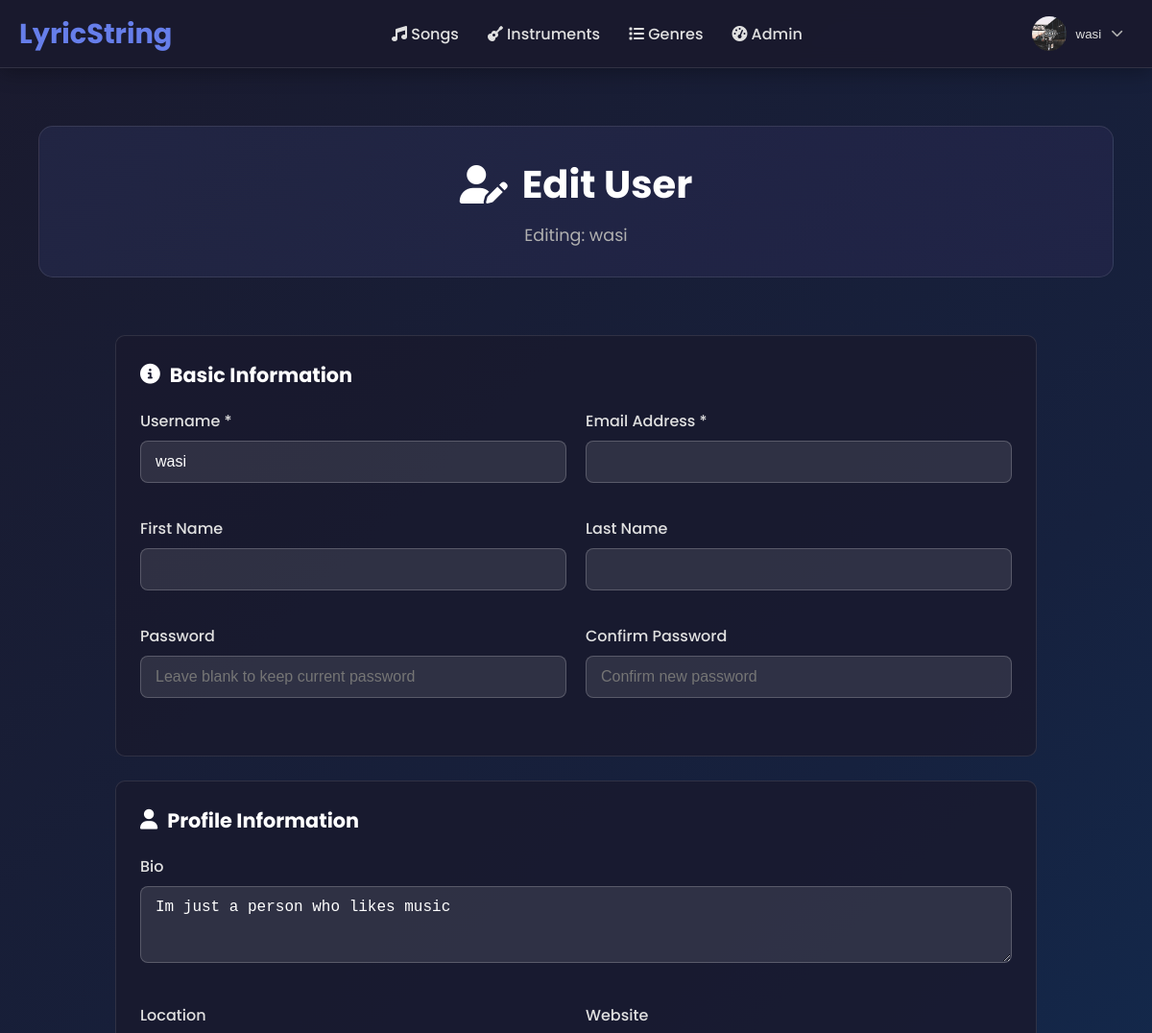
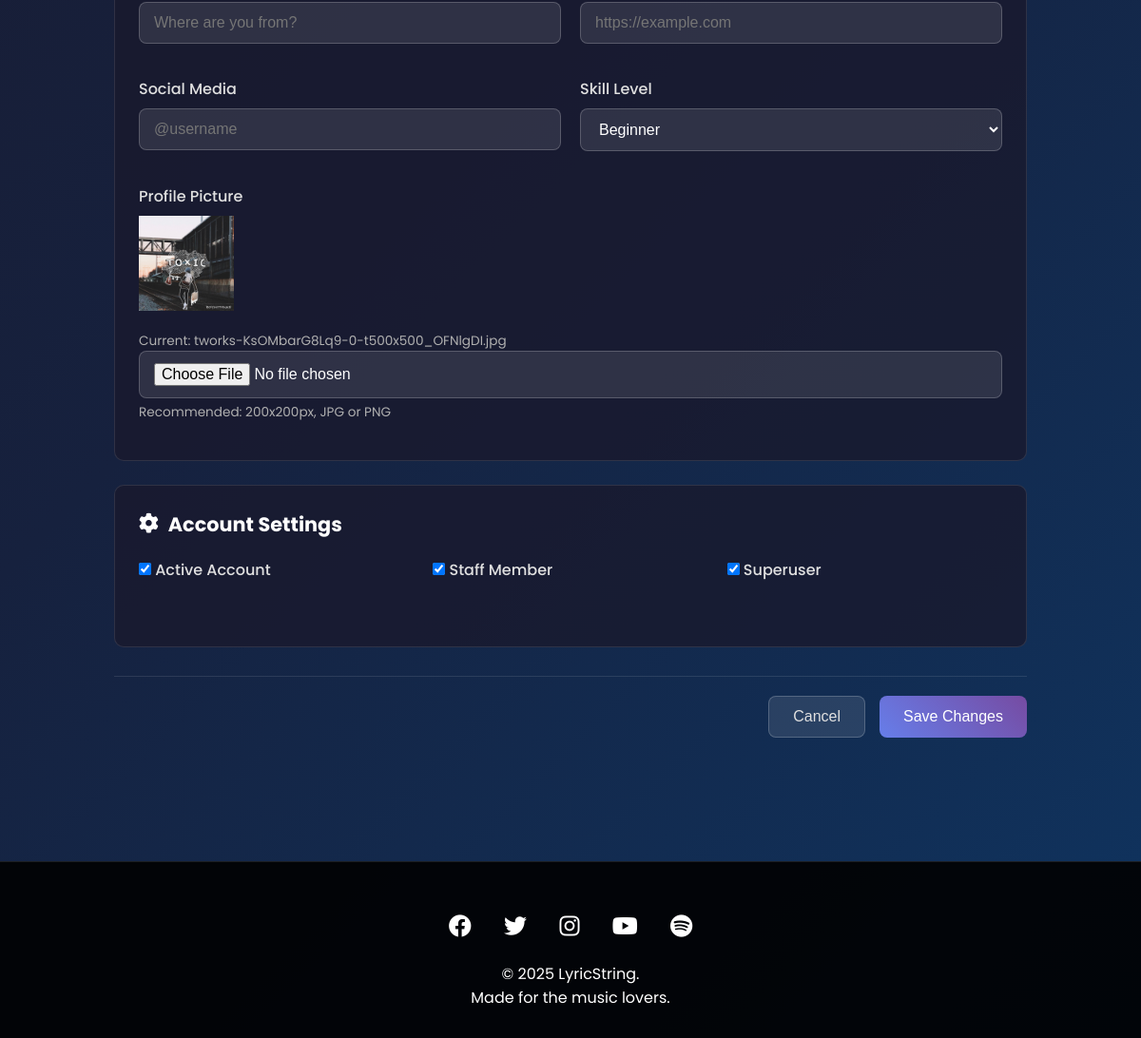
Screenshot of /users/edit/1/ (signed in) with the database file from the repository (2 pictures, top to bottom).
### users/models.py (models this page shows, shortened)
class CustomUser(AbstractUser):
    username = models.CharField(
        max_length=150,
        unique=True,
        help_text='Required. 150 characters or fewer. Letters, digits and @/./+/-/_ only.',
        validators=[AbstractUser.username_validator],
        error_messages={
            'unique': "A user with that username already exists.",
        },
    )
    bio = models.TextField(blank=True)
    profile_picture = models.ImageField(upload_to='profile_pics/', blank=True)
    location = models.CharField(max_length=100, blank=True)
    website = models.URLField(blank=True)
    social_media = models.CharField(max_length=100, blank=True)
    skill_level = models.CharField(max_length=20, choices=[
        ('beginner', 'Beginner'),
        ('intermediate', 'Intermediate'),
        ('advanced', 'Advanced'),
        ('professional', 'Professional')
    ], default='beginner')
    groups = models.ManyToManyField(
        'auth.Group',
        verbose_name='groups',
        blank=True,
        help_text='The groups this user belongs to. A user will get all permissions granted to each of their groups.',
        related_name="customuser_set",
        related_query_name="user",
    )
    user_permissions = models.ManyToManyField(
        'auth.Permission',
        verbose_name='user permissions',
        blank=True,
        help_text='Specific permissions for this user.',
        related_name="customuser_set",
        related_query_name="user",
    )

### users/views.py (the view)
# urls.py: path('users/edit/<int:user_id>/', views.edit_user_view, name='edit_user'),
@staff_member_required
def edit_user_view(request, user_id):
    user = get_object_or_404(CustomUser, id=user_id)
    context = {
        'user': user,
    }
    return render(request, 'users/edit_user.html', context)

### templates/users/edit_user.html (shortened to what this page needs)
{% extends "base.html" %}
{% load static %}
{% block extra_css %}
<link rel="stylesheet" href="{% static 'css/admin_add_song.css' %}">
{% endblock %}
{% block content %}
<div class="admin-container">
    <div class="admin-header">
        <h1><i class="fas fa-user-edit"></i> Edit User</h1>
        <p>Editing: {{ user.get_full_name|default:user.username }}</p>
    </div>
    <div class="admin-content">
        <form id="editUserForm" method="POST" enctype="multipart/form-data">
            <div class="form-section">
                <h3><i class="fas fa-info-circle"></i> Basic Information</h3>
                <div class="form-row">
                    <div class="form-group">
                        <label for="username">Username *</label>
                        <input type="text" id="username" name="username" value="{{ user.username }}" required>
                    </div>
                    <div class="form-group">
                        <label for="email">Email Address *</label>
                        <input type="email" id="email" name="email" value="{{ user.email }}" required>
                    </div>
                </div>
                <div class="form-row">
                    <div class="form-group">
                        <label for="first_name">First Name</label>
                        <input type="text" id="first_name" name="first_name" value="{{ user.first_name }}">
                    </div>
                    <div class="form-group">
                        <label for="last_name">Last Name</label>
                        <input type="text" id="last_name" name="last_name" value="{{ user.last_name }}">
                    </div>
                </div>
                <div class="form-row">
                    <div class="form-group">
                        <label for="password">Password</label>
                        <input type="password" id="password" name="password" placeholder="Leave blank to keep current password">
                    </div>
                    <div class="form-group">
                        <label for="password_confirm">Confirm Password</label>
                        <input type="password" id="password_confirm" name="password_confirm" placeholder="Confirm new password">
                    </div>
                </div>
            </div>
            <div class="form-section">
                <h3><i class="fas fa-user"></i> Profile Information</h3>
                <div class="form-row">
                    <div class="form-group">
                        <label for="bio">Bio</label>
                        <textarea id="bio" name="bio" rows="3" placeholder="Tell us about yourself">{{ user.bio }}</textarea>
                    </div>
                </div>
                <div class="form-row">
                    <div class="form-group">
                        <label for="location">Location</label>
                        <input type="text" id="location" name="location" value="{{ user.location }}" placeholder="Where are you from?">
                    </div>
                    <div class="form-group">
                        <label for="website">Website</label>
                        <input type="url" id="website" name="website" value="{{ user.website }}" placeholder="https://example.com">
                    </div>
                </div>
                <div class="form-row">
                    <div class="form-group">
                        <label for="social_media">Social Media</label>
                        <input type="text" id="social_media" name="social_media" value="{{ user.social_media }}" placeholder="@username">
                    </div>
                    <div class="form-group">
                        <label for="skill_level">Skill Level</label>
                        <select id="skill_level" name="skill_level">
                            <option value="beginner" {% if user.skill_level == 'beginner' %}selected{% endif %}>Beginner</option>
                        </select>
                    </div>
                </div>
                <div class="form-group">
                    <label for="profile_picture">Profile Picture</label>
                    {% if user.profile_picture %}
                    <div class="current-file">
                        <img src="{{ user.profile_picture.url }}" alt="Current profile picture" style="max-width: 100px; margin-bottom: 10px;">
                        <br>
                        <small>Current: {{ user.profile_picture.name|slice:"15:" }}</small>
                    </div>
                    {% endif %}
                    <input type="file" id="profile_picture" name="profile_picture" accept="image/*">
                    <small>Recommended: 200x200px, JPG or PNG</small>
                </div>
            </div>
            <div class="form-section">
                <h3><i class="fas fa-cog"></i> Account Settings</h3>
                <div class="form-row">
                    <div class="form-group">
                        <label class="checkbox-label">
                            <input type="checkbox" name="is_active" {% if user.is_active %}checked{% endif %}>
                            Active Account
                        </label>
                    </div>
                    <div class="form-group">
                        <label class="checkbox-label">
                            <input type="checkbox" name="is_staff" {% if user.is_staff %}checked{% endif %}>
                            Staff Member
                        </label>
                    </div>
                    <div class="form-group">
                        <label class="checkbox-label">
                            <input type="checkbox" name="is_superuser" {% if user.is_superuser %}checked{% endif %}>
                            Superuser
                        </label>
                    </div>
                </div>
            </div>
            <div class="form-actions">
                <button type="button" class="btn-secondary" onclick="window.history.back()">Cancel</button>
                <button type="submit" class="btn-primary">Save Changes</button>
            </div>
        </form>
    </div>
</div>
{% endblock %}

### templates/base.html (shortened to what this page needs)
{% load static %}
<!DOCTYPE html>
<html lang="en">
<head>
    <link rel="stylesheet" href="https://cdnjs.cloudflare.com/ajax/libs/font-awesome/6.4.0/css/all.min.css">
    <link rel="stylesheet" href="{% static 'css/styles.css' %}">
    <link rel="stylesheet" href="{% static 'css/base.css' %}">
    {% block extra_css %}{% endblock %}
</head>
<body>
    <header class="header">
        <nav class="nav-container">
            <a href="/" class="logo">
                LyricString
            </a>
            <ul class="nav-menu">
                <li><a href="/"><i class="fas fa-music"></i> Songs</a></li>
                <li><a href="/instruments/"><i class="fas fa-guitar"></i> Instruments</a></li>
                <li><a href="/genres/"><i class="fas fa-list"></i> Genres</a></li>
                {% if user.is_staff %}
                <li><a href="/dashboard/"><i class="fas fa-tachometer-alt"></i> Admin</a></li>
                {% endif %}
            </ul>
            <div class="user-actions">
                {% if user.is_authenticated %}
                <div class="user-profile">
                    <div class="profile-dropdown">
                        <button class="profile-btn">
                            {% if user.profile_picture %}
                            <img src="{{ user.profile_picture.url }}" alt="{{ user.username }}" class="profile-pic">
                            {% else %}
                            <div class="profile-pic default"><i class="fas fa-user"></i></div>
                            {% endif %}
                            <span class="username">{{ user.username }}</span>
                            <i class="fas fa-chevron-down dropdown-icon"></i>
                        </button>
                    </div>
                </div>
                {% else %}
                <a href="{% url 'login' %}" class="btn btn-outline">Sign in</a>
                <a href="{% url 'register' %}" class="btn btn-primary">Sign up</a>
                {% endif %}
            </div>
        </nav>
    </header>
    <main class="main-content">
        {% block content %}{% endblock %}
    </main>
    <footer class="footer">
        <div class="footer-content">
            <div class="social-links">
                <a href="#"><i class="fab fa-facebook"></i></a>
                <a href="#"><i class="fab fa-twitter"></i></a>
                <a href="#"><i class="fab fa-instagram"></i></a>
                <a href="#"><i class="fab fa-youtube"></i></a>
                <a href="#"><i class="fab fa-spotify"></i></a>
            </div>
            <p>&copy; 2025 LyricString.</p>
            <p>Made for the music lovers.</p>
        </div>
    </footer>
</body>
</html>

### static/css/styles.css (style rules this page uses)
* { margin: 0; padding: 0; box-sizing: border-box; }
body { font-family: 'Poppins', sans-serif; background: linear-gradient(135deg, #1a1a2e 0%, #16213e 50%, #0f3460 100%); min-height: 100vh; color: #e0e0e0; }
.header { background: rgba(26, 26, 46, 0.95); backdrop-filter: blur(10px); box-shadow: 0 4px 20px rgba(0,0,0,0.3); position: sticky; top: 0; z-index: 1000; border-bottom: 1px solid rgba(255, 255, 255, 0.1); }
.nav-container { max-width: 1400px; margin: 0 auto; padding: 0 20px; display: flex; justify-content: space-between; align-items: center; height: 70px; }
.logo { display: flex; align-items: center; gap: 10px; font-size: 1.8rem; font-weight: 700; color: #667eea; text-decoration: none; }
.nav-menu { display: flex; list-style: none; gap: 30px; }
.nav-menu a { text-decoration: none; color: #e0e0e0; font-weight: 500; transition: color 0.3s ease; position: relative; }
.nav-menu a::after { content: ''; position: absolute; width: 0; height: 2px; bottom: -5px; left: 0; background: linear-gradient(45deg, #667eea, #764ba2); transition: width 0.3s ease; }
.user-actions { display: flex; gap: 15px; align-items: center; }
.btn-primary { background: linear-gradient(45deg, #667eea, #764ba2); color: white; }
.user-profile { position: relative; }
.profile-dropdown { position: relative; }
.profile-btn { display: flex; align-items: center; gap: 10px; background: transparent; border: none; cursor: pointer; padding: 5px 10px; border-radius: 30px; transition: all 0.3s ease; }
.profile-pic { width: 36px; height: 36px; border-radius: 50%; object-fit: cover; }
.username { font-weight: 500; color: #e0e0e0; }
.dropdown-icon { font-size: 0.8rem; color: #b0b0b0; transition: transform 0.3s ease; }
.main-content { max-width: 1400px; margin: 0 auto; padding: 40px 20px; min-height: calc(100vh - 140px); }
.footer { background: rgba(0,0,0,0.9); color: white; text-align: center; padding: 30px 0; margin-top: 50px; border-top: 1px solid rgba(255, 255, 255, 0.1); }
.footer-content { max-width: 1400px; margin: 0 auto; padding: 0 20px; }
.social-links { margin: 20px 0; }
.social-links a { color: white; font-size: 1.5rem; margin: 0 15px; transition: color 0.3s ease; }

### static/css/admin_add_song.css (style rules this page uses)
.admin-container { max-width: 1200px; margin: 0 auto; padding: 20px; }
.admin-header { text-align: center; margin-bottom: 40px; padding: 30px; background: linear-gradient(135deg, rgba(102, 126, 234, 0.1), rgba(118, 75, 162, 0.1)); border-radius: 15px; border: 1px solid rgba(255, 255, 255, 0.1); }
.admin-header h1 { color: white; font-size: 2.5rem; margin-bottom: 10px; display: flex; align-items: center; justify-content: center; gap: 15px; }
.admin-header p { color: #b0b0b0; font-size: 1.1rem; }

### templates/users/edit_user.html (style rules this page uses)
.admin-content { max-width: 1000px; margin: 0 auto; padding: 20px; }
.form-section { background: rgba(26, 26, 46, 0.8); border-radius: 10px; padding: 25px; margin-bottom: 25px; border: 1px solid rgba(255, 255, 255, 0.1); }
.form-section h3 { color: white; margin-bottom: 20px; font-size: 1.3rem; display: flex; align-items: center; gap: 10px; }
.form-row { display: flex; gap: 20px; margin-bottom: 20px; }
.form-group { flex: 1; margin-bottom: 15px; }
.form-group label { display: block; color: #e0e0e0; margin-bottom: 8px; font-weight: 500; }
.form-group input, .form-group select, .form-group textarea { width: 100%; padding: 12px 15px; border-radius: 8px; border: 1px solid rgba(255, 255, 255, 0.2); background: rgba(255, 255, 255, 0.1); color: white; font-size: 1rem; transition: all 0.3s ease; }
.form-group small { display: block; color: #b0b0b0; margin-top: 5px; font-size: 0.85rem; }
.checkbox-label { display: flex; align-items: center; gap: 8px; color: #e0e0e0; cursor: pointer; }
.checkbox-label input[type="checkbox"] { width: auto; margin: 0; }
.form-actions { display: flex; justify-content: flex-end; gap: 15px; margin-top: 30px; padding-top: 20px; border-top: 1px solid rgba(255, 255, 255, 0.1); }
.btn-primary, .btn-secondary { padding: 12px 25px; border-radius: 8px; border: none; font-size: 1rem; font-weight: 500; cursor: pointer; transition: all 0.3s ease; }
.btn-primary { background: linear-gradient(45deg, #667eea, #764ba2); color: white; }
.btn-secondary { background: rgba(255, 255, 255, 0.1); color: #e0e0e0; border: 1px solid rgba(255, 255, 255, 0.2); }

### rows the page displays
CustomUser: profile_picture (picture), username "wasi", get_full_name "wasi", bio "Im just a person who likes music", skill_level "Beginner", profile_picture.name "tworks-KsOMbarG8Lq9-0-t500x500_OFNlgDI.jpg", is_active "☑", is_staff "☑", is_superuser "☑"
